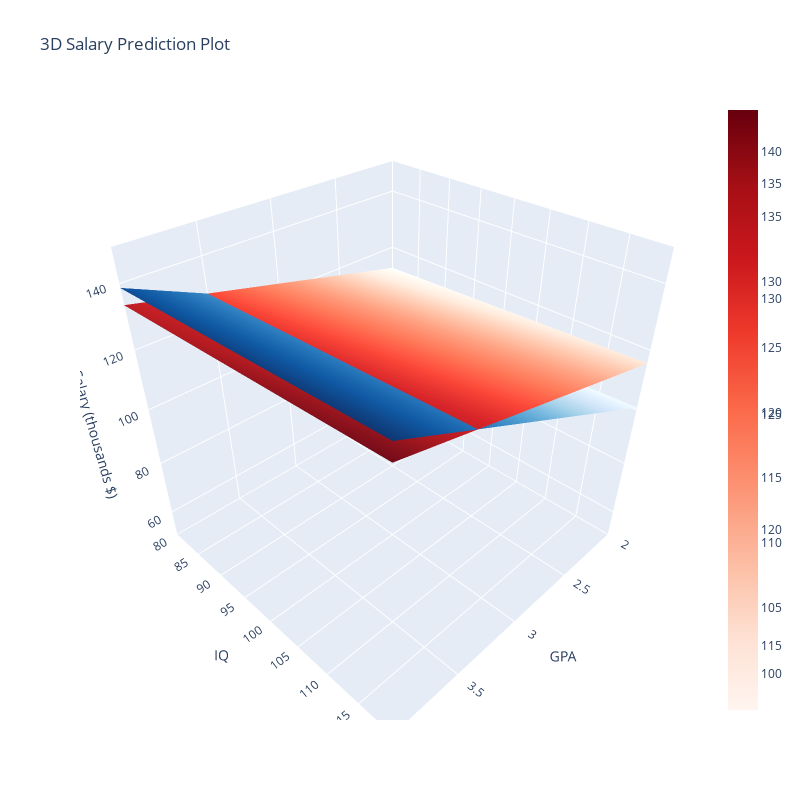

Notebook code for this chart:
### Code cell
# Problem 5
# For a fixed value of IQ and GPA, females earn more on average than males provided that the GPA is less than 3.5.
# For a fixed value of IQ and GPA, males earn more on average than females provided that the GPA is higher than 3.5.

import plotly.graph_objects as go
import numpy as np

# Model coefficients
b0, b1, b2, b3, b4, b5 = 50, 20, 0.07, 35, 0.01, -10

# Create a grid of GPA and IQ values
gpa = np.linspace(2, 4, 20)
iq = np.linspace(80, 120, 20)
GPA, IQ = np.meshgrid(gpa, iq)

# Calculate salaries for males and females
salary_male = b0 + b1*GPA + b2*IQ + b4*(GPA*IQ)
salary_female = b0 + b1*GPA + b2*IQ + b3*1 + b4*(GPA*IQ) + b5*(GPA*1)

# Create the 3D plot
fig = go.Figure()

# Add surface for males
fig.add_surface(x=GPA, y=IQ, z=salary_male, colorscale='Blues', name='Male')

# Add surface for females
fig.add_surface(x=GPA, y=IQ, z=salary_female, colorscale='Reds', name='Female')

# Update layout
fig.update_layout(
    title='3D Salary Prediction Plot',
    scene=dict(
        xaxis_title='GPA',
        yaxis_title='IQ',
        zaxis_title='Salary (thousands $)',
        xaxis=dict(range=[2, 4]),
        yaxis=dict(range=[80, 120]),
        zaxis=dict(range=[50, 150])
    ),
    width=800,
    height=800,
    autosize=False
)

fig.show()

### Figure 1 — Plotly figure (JSON) as saved in the notebook; plotly's stock layout.template omitted (floating-point values rounded to 4 significant figures; data arrays with more than 128 entries replaced by an {"elided": "..."} marker saying what was removed)
{"data": [{"colorscale": [[0, "rgb(247,251,255)"], [0.125, "rgb(222,235,247)"], [0.25, "rgb(198,219,239)"], [0.375, "rgb(158,202,225)"], [0.5, "rgb(107,174,214)"], [0.625, "rgb(66,146,198)"], [0.75, "rgb(33,113,181)"], [0.875, "rgb(8,81,156)"], [1, "rgb(8,48,107)"]], "name": "Male", "type": "surface", "x": {"elided": "20x20 float values"}, "y": {"elided": "20x20 float values"}, "z": {"elided": "20x20 float values"}}, {"colorscale": [[0, "rgb(255,245,240)"], [0.125, "rgb(254,224,210)"], [0.25, "rgb(252,187,161)"], [0.375, "rgb(252,146,114)"], [0.5, "rgb(251,106,74)"], [0.625, "rgb(239,59,44)"], [0.75, "rgb(203,24,29)"], [0.875, "rgb(165,15,21)"], [1, "rgb(103,0,13)"]], "name": "Female", "type": "surface", "x": {"elided": "20x20 float values"}, "y": {"elided": "20x20 float values"}, "z": {"elided": "20x20 float values"}}], "layout": {"autosize": false, "height": 800, "scene": {"xaxis": {"range": [2, 4], "title": {"text": "GPA"}}, "yaxis": {"range": [80, 120], "title": {"text": "IQ"}}, "zaxis": {"range": [50, 150], "title": {"text": "Salary (thousands $)"}}}, "title": {"text": "3D Salary Prediction Plot"}, "width": 800}}
